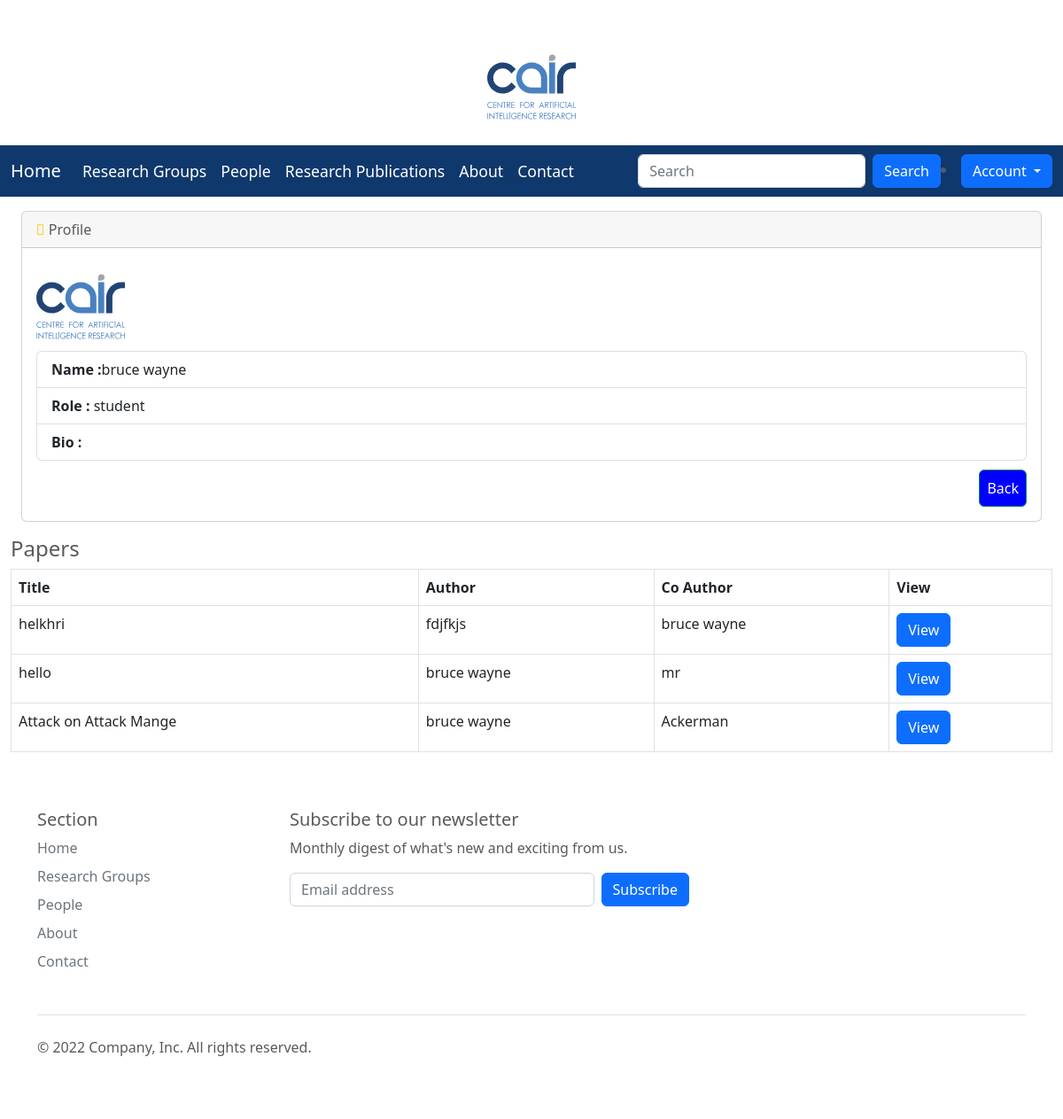
Before: /avprofle/5 (signed in) with the older database file.
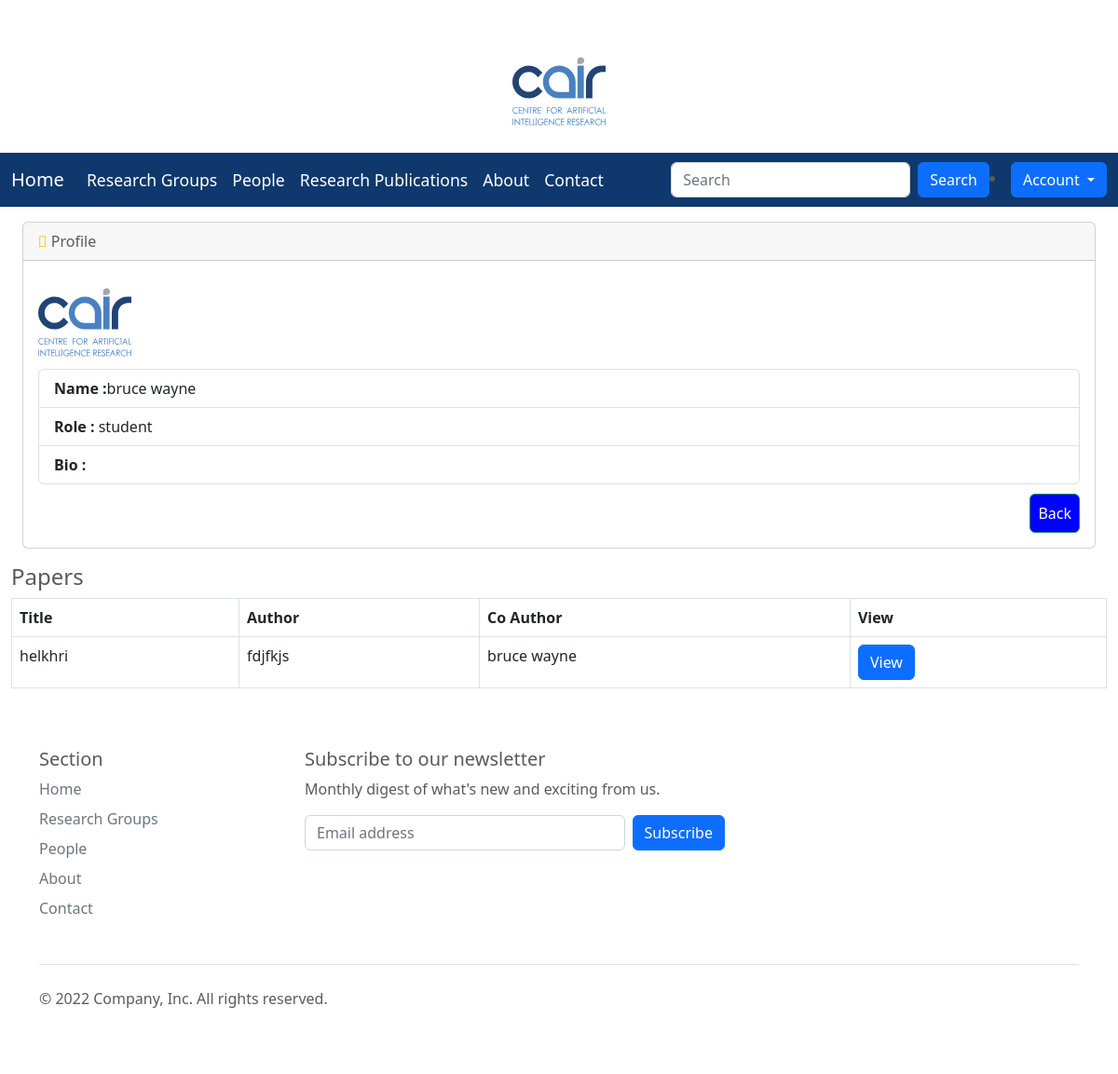
After: the same page with the newer database file.
### researchapp/models.py (models this page shows, shortened)
class Paper(models.Model):
    title = models.CharField(max_length=100)
    author = models.CharField(max_length=50)
    co_author = models.CharField(max_length=50)
    description =  models.TextField()
    category  = models.ForeignKey(PaperType, on_delete=models.CASCADE, default=None,blank=True , null=TRUE)
    group = models.ForeignKey(Group, on_delete=models.CASCADE, default=None,blank=True , null=TRUE)
    publication = models.FileField(upload_to='pdf/publications')
    peerReview = models.FileField(upload_to='pdf/peerReview', blank=True , null=TRUE)
    created = models.DateField(auto_now_add=True)
    published_by=models.ForeignKey(User, on_delete=models.CASCADE, default=None,blank=True , null=TRUE)

### researchapp/views.py (the view)
# urls.py: path('avprofle/<int:pk>', views.AViewProfile.as_view(), name='avprofile'),
class AViewProfile(LoginRequiredMixin,DetailView):
    model=User
    template_name = 'viewProfile.html'
    def get_context_data(self, **kwargs):
        context = super(AViewProfile, self).get_context_data(**kwargs)
        author_id = self.kwargs['pk']
        query=""
        query_string= User.objects.all().filter(id=author_id)
        for i in query_string:
            query+=str(i.first_name)+" "+str(i.last_name)
        entry_query = get_query(query, ['author', 'co_author'])
        a=Paper.objects.all().filter(entry_query)
        context['papers'] = a
        return context

### researchapp/views.py (called while the page is built)
def normalize_query(query_string,
                    findterms=re.compile(r'"([^"]+)"|(\S+)').findall,
                    normspace=re.compile(r'\s{2,}').sub):
    return [normspace(' ', (t[0] or t[1]).strip()) for t in findterms(query_string)]

def get_query(query_string, search_fields):
    query = None # Query to search for every search term
    terms = normalize_query(query_string)
    for term in terms:
        or_query = None # Query to search for a given term in each field
        for field_name in search_fields:
            q = Q(**{"%s__icontains" % field_name: term})
            if or_query is None:
                or_query = q
            else:
                or_query = or_query | q
        if query is None:
            query = or_query
        else:
            query = query & or_query
    return query

### researchapp/templates/viewProfile.html (shortened to what this page needs)
{% extends 'base.html' %}
{% load static %}
{% block style %}
    <link rel="stylesheet" href="{% static 'css/style1.css' %}">
    <link href="https://cdn.jsdelivr.net/npm/bootstrap@5.2.0/dist/css/bootstrap.min.css"
    rel="stylesheet">
    <link href='https://cdnjs.cloudflare.com/ajax/libs/font-awesome/4.0.3/css/font-awesome.css' rel='stylesheet'>
    <body oncontextmenu='return false' class='snippet-body'>
{% endblock %}
{% block body %}
<div class="container-fluid">
        <div class="row">
          <div class="col-12 mb-3">
          <div class="col-12 mb-3">
              <div id="content-wrapper">
        <div class="container-fluid">
            <div class="card mb-3">
                <div class="card-header">
                    <i class="fas fa-table text-warning"></i>
                    Profile
                </div>
                <div class="card-body">
                    <img class="img-fluid" alt="100%x280"
                                             src= {% if object.image %}{{ object.image.url }}{% else %} {% static 'media/logo.svg' %}{% endif %} style="width:100px;height:100px">
 <div class="row">
        <div class="col-12">
            <ul class="list-group">
              <li class="list-group-item"><strong>Name :</strong>{{ object.first_name}} {{ object.last_name}}  </li>
              <li class="list-group-item"><strong>Role :</strong> {{ object.role.RoleType}}</li>
              <li class="list-group-item"><strong>Bio :</strong></li>
            </ul>
        </div>
    </div>
    <div class="row top-buffer" style="padding-top: 10px">
        <div class="col-12">
                <a href="{% url 'people' %}"><button type="button" style="padding: 8px; float: right; background-color: blue; color: white;" class="btn btn-success">Back</button></a>
        </div>
    </div>
          </div>
        </div>
      </div>
    </div>
    {% if papers %}
    <h4> Papers</h4>
      <div class="table-responsive">
                        <table class="table table-bordered" id="dataTable" width="100%" cellspacing="0">
                            <thead>
                            <tr>
                                <th>Title</th>
                                <th>Author</th>
                                <th>Co Author</th>
                                <th>View</th>
                            </tr>
                            </thead>
                            <tbody>
                            {% for paper in papers %}
                                <tr>
                                    <td>{{ paper.title }}</td>
                                    <td>
                                   	{{ paper.author}}
                                    </td>
                                    <td>{{ paper.co_author }}</td>
                                    <td>
                <a href=""><button type="button" class="btn btn-primary"> View</button></a>
                 </td>
                            {% endfor %}
                            {% else %}
                            <h4> There are no papers Yet</h4>
                        {% endif %}
                            </tbody>
                        </table></div>
{% endblock %}

Changed rows visible on the page:
removed Paper: title "hello", author "bruce wayne", co_author "mr"
removed Paper: title "Attack on Attack Mange", author "bruce wayne", co_author "Ackerman"
